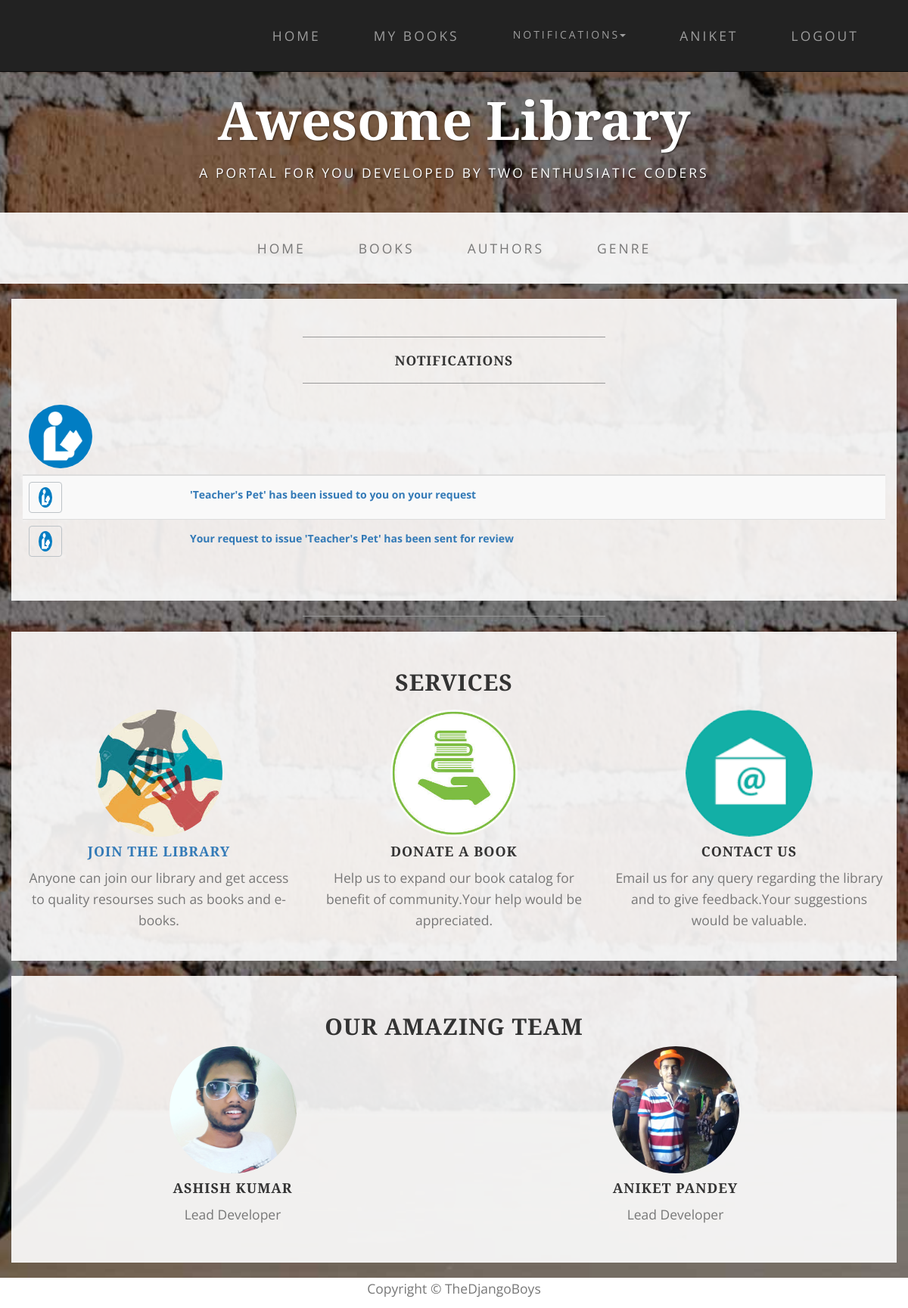
The app's page /lib/books/notifications/ (signed in) with its own data.
### mylib/models.py (models this page shows)
class Notification(models.Model):
    user = models.ForeignKey(User, on_delete=models.SET_NULL, null=True, blank=True)
    notice = models.CharField(max_length=200)

### mylib/views.py (the view)
@login_required
def notifications(request):
    return render(request,'notice.html')

### mylib/global_context.py (called while the page is built)
def notice_context(request):
    if request.user.is_authenticated:
        que= Notification.objects.filter(user=request.user)
        re_note = que.values_list('notice', flat=True)
        note=re_note[::-1]
        if note:
            if len(note)>5:
                notice=note[:5]
            else:
                notice=note
        else:
            notice=['Request Book issue for notifications',]
    else:
        notice = ['Request Book issue for notifications',]
        note=['please login']
    return {'notice':notice,'note':note}

### mylib/templates/notice.html (shortened to what this page needs)
{% extends "index.html" %}
{% load staticfiles %}
{% block content %}
<div class="container box">
    <div class="row">
        <div class="col-lg-12">
            <hr>
            <h2 class="intro-text text-center">
                <strong>Notifications</strong>
            </h2>
            <hr>
            <table class="table table-striped">
                <thead class="thead-inverse">
                <tr>
                    <th><img src="{% static 'mylib/img/team/lib.jpg' %}" class="img-responsive img-circle center-block" alt="" align="middle" style="width:6em;height:6em;float:left"></th>
                    <th class="text-center"></th>
                </tr>
                </thead>
                <tbody>
                {% if note %}
                {% for item in note %}
                <tr>
                    <th scope="row"><a class="btn btn-custom"><img src="{% static 'mylib/img/team/lib.jpg' %}"  class="img-circle img-responsive" alt="" style="width:1em;height:1.5em;float:left"></a></th>
                    <td><a class="btn"><b>{{item}}</b></a></td>
                </tr>
                {% endfor %}
                {% else  %}
                <tr>
                    <th scope="row"> <p>There is no notifications for you.Request Book issue for notifications</p></th>
                </tr>
                {% endif %}
                </tbody>
            </table>
        </div>
    </div>
</div>
{% endblock content %}

### mylib/templates/index.html (shortened to what this page needs)
<!DOCTYPE html>
<html lang="en">
{% load staticfiles %}
<head>
    <link href="{% static 'mylib/css/bootstrap.min.css' %}" rel="stylesheet">
    <link href="{% static 'mylib/css/business-casual.css' %}" rel="stylesheet">
</head>
<body>
    <nav id="mainNav" class="navbar navbar-inverse navbar-custom navbar-fixed-top">
        <div class="container">
            <div class="collapse navbar-collapse" id="bs-example-navbar-collapse-1">
                 <ul class="nav navbar-nav navbar-right">
                    <li>
                        <a href="{% url 'index' %}">Home</a>
                    </li>
                    {% if user.is_authenticated %}
                    <li><a href="{% url 'my_books' %}">My Books</a></li>
                     <li class="dropdown">
                         <a class="btn btn-link dropdown-toggle" data-toggle="dropdown"type="button">Notifications<span class="caret"></span></a>
                     </li>
                    {% endif %}
                    {% if user.is_authenticated %}
                    <li><a href="#">{{user.get_username}}</a></li>
                    <li><a href="{% url 'logout' %}?next={{request.path}}">Logout</a></li>
                    {% else %}
                    <li><a href="{% url 'login' %}?next={{request.path}}">Login</a></li>
                     <li><a href="{% url 'sign_in' %}?next={{request.path}}">Sign-in</a></li>
                    {% endif %}
                </ul>
            </div>
        </div>
    </nav>
    <div class="brand main">Awesome Library</div>
    <div class="address-bar">A PORTAL FOR YOU DEVELOPED BY TWO ENTHUSIATIC CODERS</div>
    <nav class="navbar navbar-default" role="navigation">
        <div class="container">
            <div class="collapse navbar-collapse" id="bs-example-navbar-collapse-1">
                <ul class="nav navbar-nav">
                    <li>
                        <a href="{% url 'index' %}">Home</a>
                    </li>
                    <li>
                        <a href="{% url 'books' %}">Books</a>
                    </li>
                    <li>
                        <a href="{% url 'authors' %}">Authors</a>
                    </li>
                    <li>
                        <a href="{% url 'genre' %}">Genre</a>
                    </li>
                </ul>
            </div>
        </div>
    </nav>
    {% block content  %}{% endblock %}
    <hr>
    <section id="services">
        <div class="container box ">
            <div class="row ">
                <div class="col-lg-12 text-center">
                    <h2 class="section-heading">Services</h2>
                </div>
            </div>
            <div class="row text-center">
                <div class="col-md-4">
                    <span>
                        <img src={% static "mylib/img/service/1.jpg" %}   class="img-responsive img-circle center-block" style="width:12em;height:12em" alt="" align="middle">
                    </span>
                    <h4 class="service-heading"><a href="{% url 'sign_in' %}">Join The Library</a></h4>
                    <p class="text-muted">Anyone can join our library and get access to quality resourses such as books and e-books.</p>
                </div>
                <div class="col-md-4">
                    <span>
                        <img src={% static "mylib/img/service/2.jpg" %}   class="img-responsive img-circle center-block" style="width:12em;height:12em" alt="" align="middle">
                    </span>
                    <h4 class="service-heading">Donate a Book</h4>
                    <p class="text-muted">Help us to expand our book catalog for benefit of community.Your help would be appreciated. </p>
                </div>
                <div class="col-md-4">
                    <span>
                        <img src={% static "mylib/img/service/3.png" %}   class="img-responsive img-circle  center-block" style="width:12em;height:12em" alt="" align="middle">
                    </span>
                    <h4 class="service-heading">Contact Us</h4>
                    <p class="text-muted">Email us for any query regarding the library and to give feedback.Your suggestions would be valuable.</p>
                </div>
            </div>
        </div>
        </section>
    <section id="team" class="bg-light-gray">
        <div class="container box">
            <div class="row">
                <div class="col-lg-12 text-center">
                    <h2 class="section-heading">Our Amazing Team</h2>
                </div>
            </div>
            <div class="row">
                <div class="col-sm-6">
                    <div class="team-member text-center">
                        <img src={% static "mylib/img/team/1.jpg" %}   class="img-responsive img-circle center-block" style="width:12em;height:12em" alt="" align="middle">
                        <h4>Ashish Kumar</h4>
                        <p class="text-muted">Lead Developer</p>
                    </div>
                </div>
                <div class="col-sm-6 text-center">
                    <div class="team-member">
                        <img src="{% static "mylib/img/team/2.jpg" %}" class="img-responsive img-circle center-block"  style="width:12em;height:12em" alt="">
                        <h4>Aniket Pandey</h4>
                        <p class="text-muted">Lead Developer</p>
                    </div>
                </div>
            </div>
            <div class="row">
                <div class="col-lg-8 col-lg-offset-2 text-center">
                </div>
            </div>
        </div>
    </section>
    <div class="col-lg-12 text-center " style="background:white;height:40px">
        <p class="text-muted">Copyright &copy; TheDjangoBoys</p>
    </div>
</body>
</html>

### mylib/templates/index.html (style rules this page uses)
#mainNav { background-color:light; }
.main { margin-top:80px; }

### records on screen
Notification: notice "'Teacher's Pet' has been issued to you on your request"
Notification: notice "Your request to issue 'Teacher's Pet' has been sent for review"

### other values on screen
{{ user.get_username }} "ANIKET"
